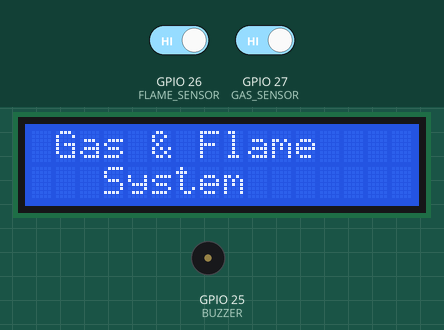
A sketch run on a simulated ESP32. On the bench: 16×2 character LCD, buzzer (waves = sounding, pin HIGH). Inputs (shaded band) come from the test bench; at power-on: GPIO 26 (FLAME_SENSOR) HIGH, GPIO 27 (GAS_SENSOR) HIGH. What the sketch prints to the serial monitor is not drawn.

Above: at 0.1 s.
At 3.3 s:
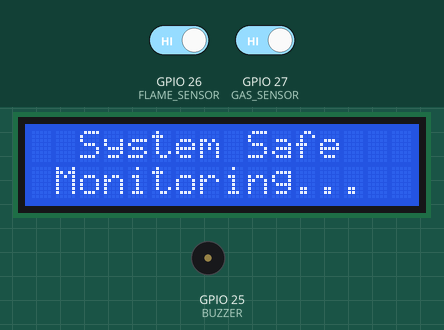
3.4 s: GPIO 26 (FLAME_SENSOR) driven LOW
At 6.38 s:
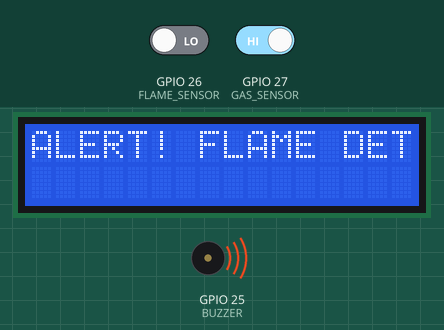
Timing chart, 0 to 7.9 s (numbered marks = the images above; inputs shaded):
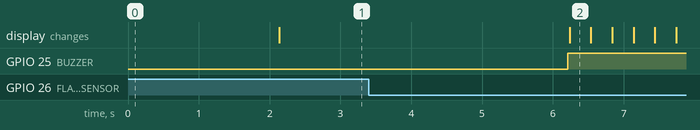

Measured:
- after the input at 3.4 s, GPIO 25 (BUZZER): LOW → HIGH after 2.8 s; the display: changes after 2.8 s (image 2)

The sketch:

sketch_apr6a.ino
```cpp
#include <Wire.h>
#include <LiquidCrystal_I2C.h>

#define GAS_SENSOR 27
#define FLAME_SENSOR 26
#define BUZZER 25

int gasCount = 0;
int flameCount = 0;

LiquidCrystal_I2C lcd(0x27, 16, 2);

// ---------- Smooth scrolling function ----------
void smoothScroll(String message) {
  lcd.clear();
  lcd.setCursor(0, 0);
  lcd.print(message);

  // scroll left smoothly
  for (int i = 0; i < message.length(); i++) {
    delay(300);
    lcd.scrollDisplayLeft();
  }
}

// ---------- Safe screen ----------
void showSafe() {
  lcd.clear();
  lcd.setCursor(2, 0);
  lcd.print("System Safe");
  lcd.setCursor(1, 1);
  lcd.print("Monitoring...");
}

void setup() {
  Serial.begin(115200);

  pinMode(GAS_SENSOR, INPUT);
  pinMode(FLAME_SENSOR, INPUT);
  pinMode(BUZZER, OUTPUT);

  digitalWrite(BUZZER, LOW);

  Wire.begin(21, 22);
  lcd.begin(16, 2);
  lcd.backlight();

  lcd.setCursor(1, 0);
  lcd.print("Gas & Flame");
  lcd.setCursor(3, 1);
  lcd.print("System");
  delay(2000);

  showSafe();

  Serial.println("STATUS: SAFE");
}

void loop() {
  int gasValue = digitalRead(GAS_SENSOR);
  int flameValue = digitalRead(FLAME_SENSOR);

  Serial.print("Gas: ");
  Serial.print(gasValue);
  Serial.print(" | Flame: ");
  Serial.println(flameValue);

  // Count repeated detections
  if (gasValue == LOW) gasCount++;
  else gasCount = 0;

  if (flameValue == LOW) flameCount++;
  else flameCount = 0;

  // ---------- Detection logic ----------
  if (gasCount >= 3 && flameCount >= 3) {
    digitalWrite(BUZZER, HIGH);
    Serial.println("ALERT! Gas and Flame Detected!");

    smoothScroll("ALERT! Gas & Flame!");
  }
  else if (gasCount >= 3) {
    digitalWrite(BUZZER, HIGH);
    Serial.println("ALERT! GAS DETECTED!");

    smoothScroll("ALERT! GAS DETECTED!");
  }
  else if (flameCount >= 3) {
    digitalWrite(BUZZER, HIGH);
    Serial.println("ALERT! FLAME DETECTED!");

    smoothScroll("ALERT! FLAME DETECTED!");
  }
  else {
    digitalWrite(BUZZER, LOW);
    Serial.println("Safe");

    showSafe();
    delay(1000);
  }

  Serial.println();
}
```
